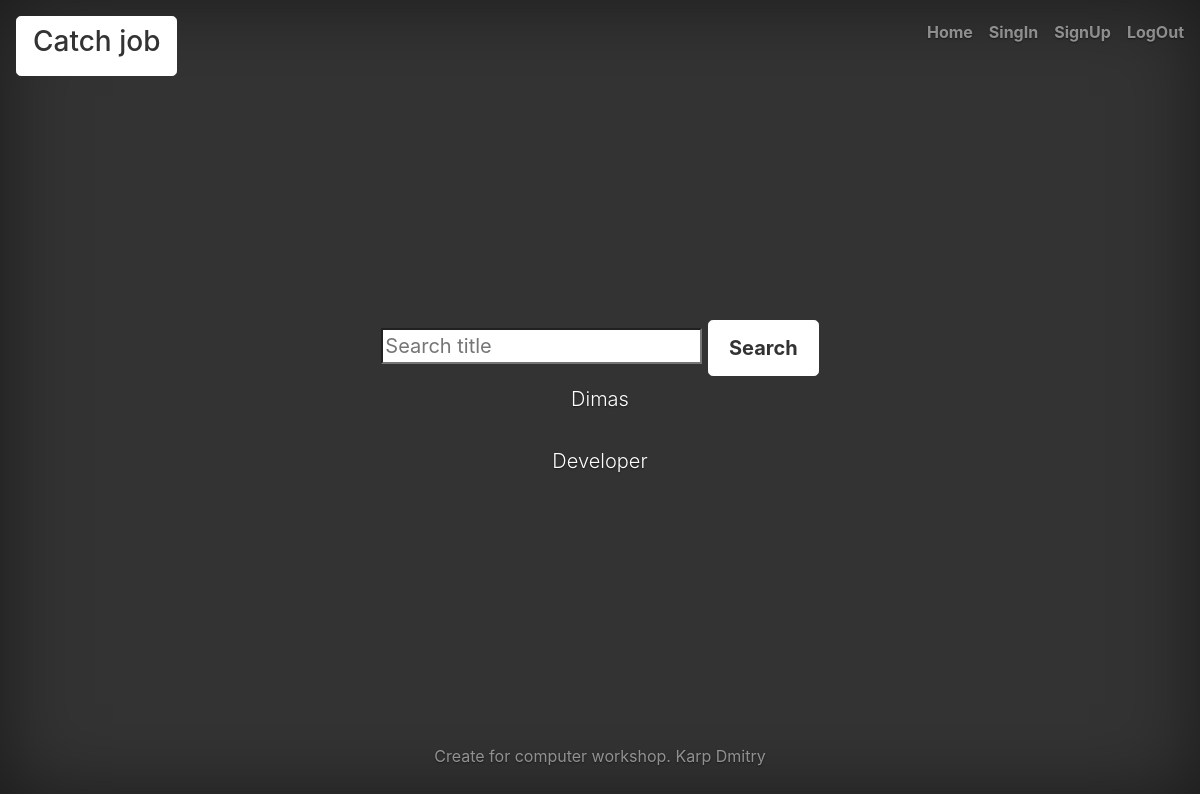
Before: /resume/ with the older database file.
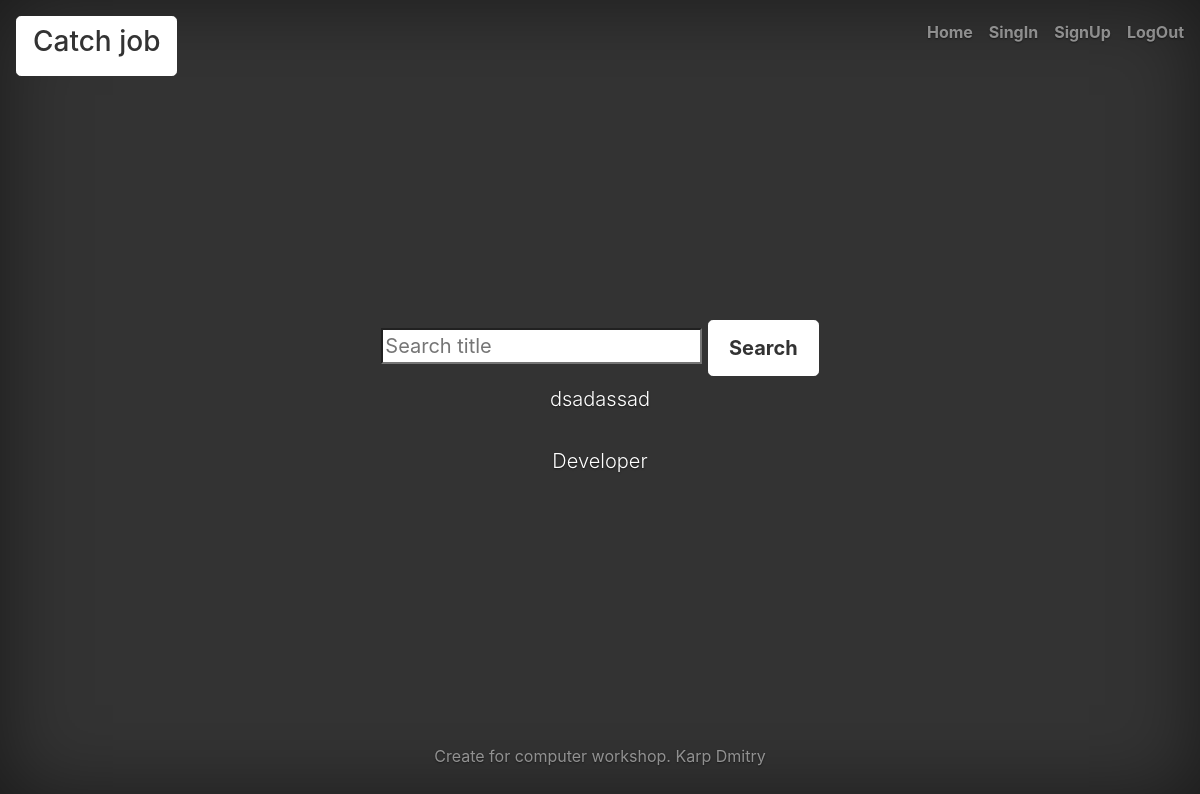
After: the same page with the newer database file.
### resume/models.py (models this page shows)
class Resume(models.Model):
    title = models.CharField(max_length=32)
    description = models.TextField(max_length=1024)
    author = models.ForeignKey(User, on_delete=models.CASCADE)
    create_data = models.DateTimeField()

### resume/views.py (the view, shortened to what this page needs)
# urls.py: path('resume/', AllResume.as_view()),
class AllResume(View):
    def get(self, request, *args, **kwargs):
        search = None
        if request.GET.get('q'):
            search = str(request.GET.get('q'))
        else:
            search = ""
        return render(request, 'resume/all_resume.html', context={'resumes': Resume.objects.filter(title__icontains=search)})

### resume/templates/resume/all_resume.html
{% extends 'main_app/base.html' %}
{% block link %}
    <a class="nav-link" href="/home">Home</a>
    <a class="nav-link" href="/sign-in">SingIn</a>
    <a class="nav-link" href="/sign-up">SignUp</a>
    <a class="nav-link" href="/log-out">LogOut</a>
{% endblock %}
{% block content %}
    <div class="lead">
    <form action="" method="get">
        <input type="search" name="q" placeholder="Search title">
        <button type="submit" class="btn btn-lg btn-secondary">Search</button>
    </form>
    {% for elem in resumes %}
         <a class="nav-link" href="{{elem.title}}/"><p>{{elem.title}}</p></a>
    {% endfor %}
    </div>
{% endblock %}

Changed rows visible on the page:
removed Resume: title "Dimas"
added Resume: title "dsadassad"
